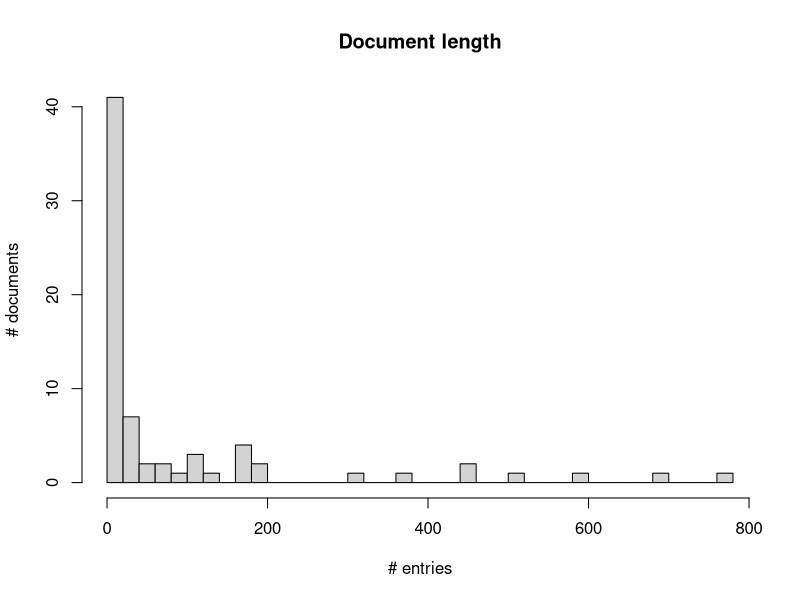
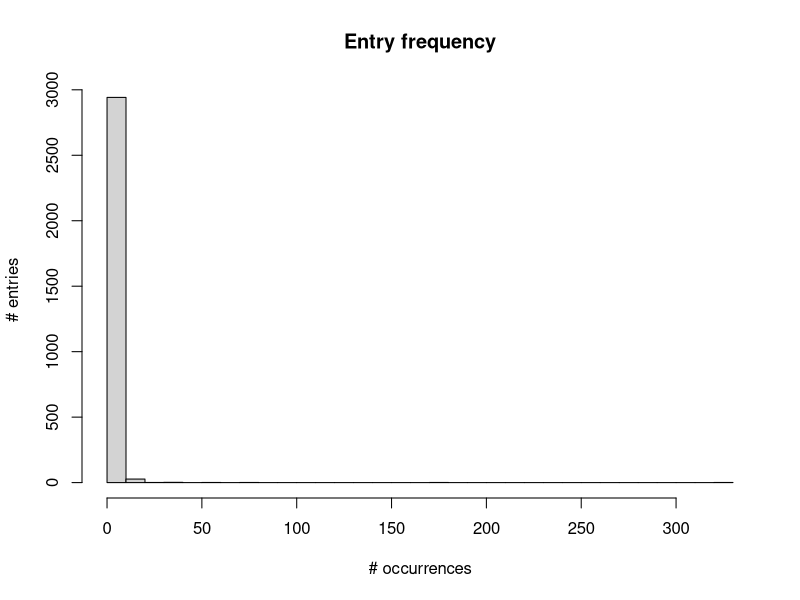
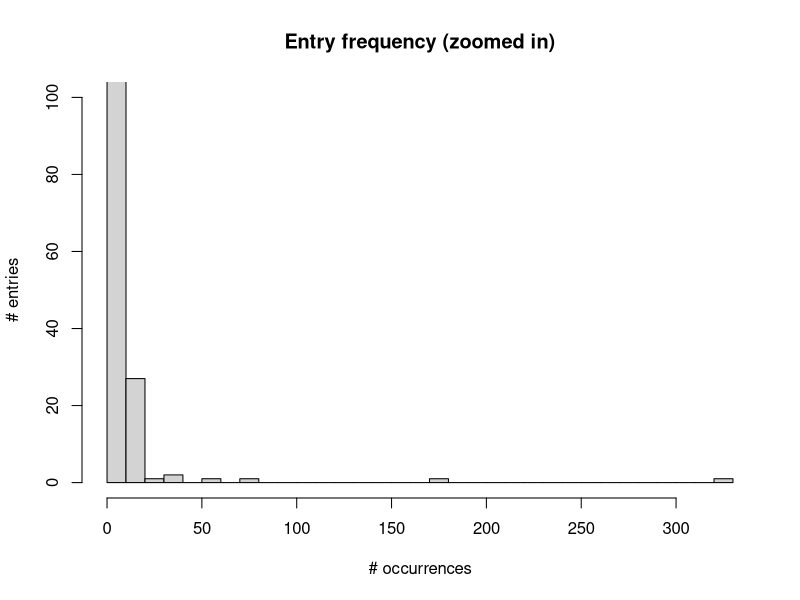
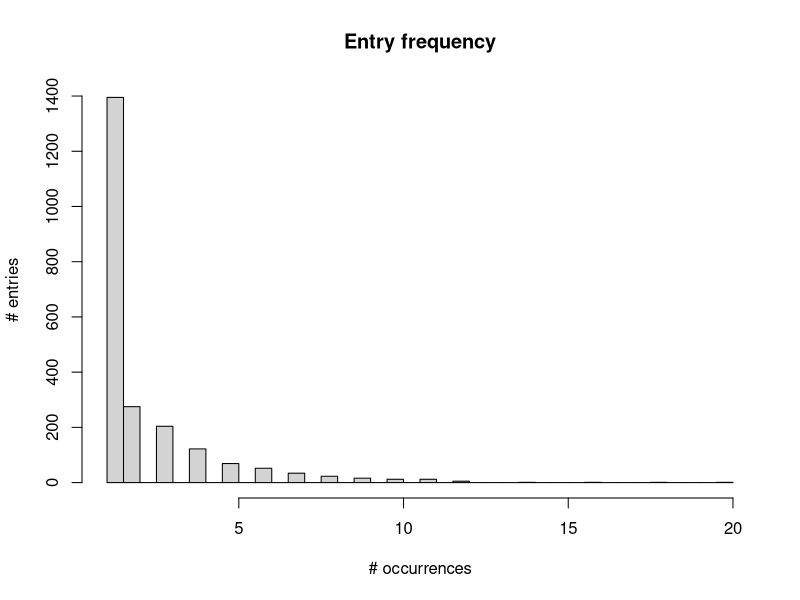
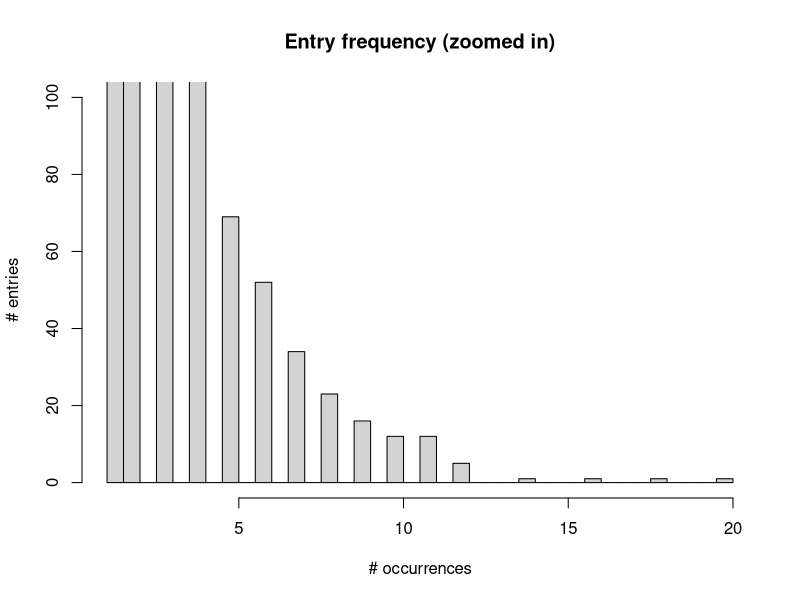
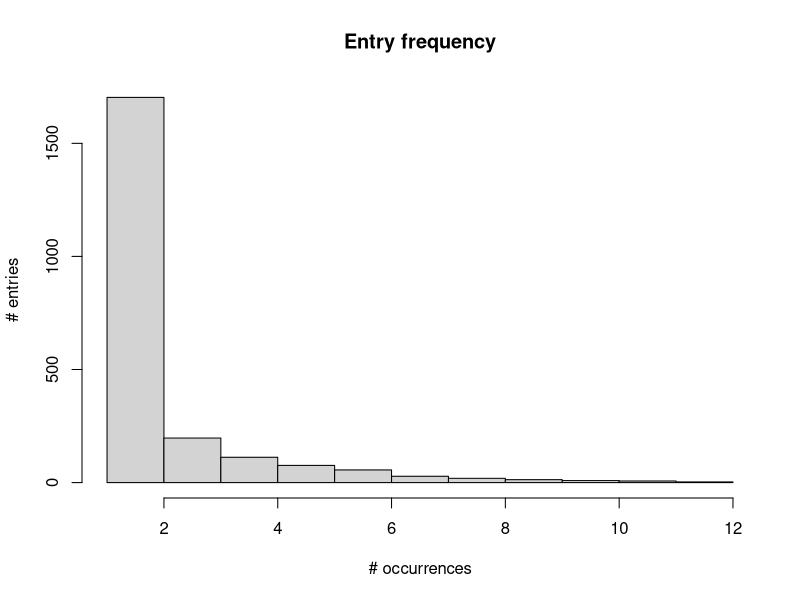

R code for these plots, in order: (Note: this script raises an error after producing the figures.)
## ---- chunk 1
knitr::opts_chunk$set(echo = FALSE)
knitr::opts_knit$set(root.dir = "~/Box Sync/digital-humanities-phylogenetics/")
## ---- chunk 2
# install.packages(c("ggplot2", "ggdendro", "reshape", "scales", "RColorBrewer", "gtools"))

library(ggplot2)
library(ggdendro)
library(reshape)
library(scales)
library(RColorBrewer)
library(gtools)
## ---- chunk 3
dtm_df = read.csv("data/pass/Q39_par_dtm.csv", 
                  stringsAsFactors = F, row.names = 1) 
## ---- chunk 4
head(dtm_df[,1:3])
## ---- chunk 5
cols_to_sum = ncol(dtm_df)
rows_to_sum = nrow(dtm_df)

dim(dtm_df) 
## ---- chunk 6
dtm_df$num_entries = rowSums(dtm_df[1:cols_to_sum])
dtm_df["num_occurrences",] = colSums(dtm_df[1:rows_to_sum,])
dtm_df["num_occurrences","num_entries"] = NA 
## ---- chunk 7
hist(dtm_df$num_entries, breaks = 30, main = "Document length", 
     ylab = "# documents", xlab = "# entries")
## ---- chunk 8
dtm_df = dtm_df[order(dtm_df$num_entries, decreasing = TRUE),]
head(dtm_df["num_entries"])

num_occurrences = unlist(dtm_df["num_occurrences",])
hist(num_occurrences, breaks = 30, main = "Entry frequency", 
     ylab = "# entries", xlab = "# occurrences")
hist(num_occurrences, breaks = 30, ylim = c(0, 100), 
     main = "Entry frequency (zoomed in)", 
     ylab = "# entries", xlab = "# occurrences")
## ---- chunk 9
rare = round(length(which(dtm_df["num_occurrences",] <=2))/cols_to_sum*100,2)
common_entries = colnames(dtm_df[which(dtm_df["num_occurrences",] >=10)])
most_common = max(dtm_df["num_occurrences",], na.rm = TRUE)
most_common_entry = colnames(dtm_df[which(dtm_df["num_occurrences",] == most_common)])
## ---- chunk 10
common_entries[1:15]
## ---- chunk 11
entries_with_na = grep("na.na", colnames(dtm_df))

if(length(entries_with_na) > 0) {
  dtm_df = dtm_df[,-entries_with_na]
  dtm_df$unknown = NULL
}
## ---- chunk 12
# Remove summary column and row
dtm_df$num_entries = NULL
dtm_df = dtm_df[-which(rownames(dtm_df) == "num_occurrences"),]

#recreate summary column and row
cols_to_sum = ncol(dtm_df)
rows_to_sum = nrow(dtm_df)

dtm_df$num_entries = rowSums(dtm_df[1:cols_to_sum])
dtm_df["num_occurrences",] = colSums(dtm_df[1:rows_to_sum,])
dtm_df["num_occurrences","num_entries"] = NA 
## ---- chunk 13
num_occurrences = unlist(dtm_df["num_occurrences",])
hist(num_occurrences, breaks = 30, main = "Entry frequency", 
     ylab = "# entries", xlab = "# occurrences")
hist(num_occurrences, breaks = 30, ylim = c(0, 100), 
     main = "Entry frequency (zoomed in)", 
     ylab = "# entries", xlab = "# occurrences")

rare = round(length(which(dtm_df["num_occurrences",] <=2))/cols_to_sum*100,2)
common_entries = colnames(dtm_df[which(dtm_df["num_occurrences",] >=10)])
most_common = max(dtm_df["num_occurrences",], na.rm = TRUE)
most_common_entry = colnames(dtm_df[which(dtm_df["num_occurrences",] == most_common)])
## ---- chunk 14
common_entries[1:15]
## ---- chunk 15
# Convert to binary presence/absence information
dtm_df = as.matrix((dtm_df > 0) + 0)

dtm_df = dtm_df[,order(colSums(dtm_df), decreasing = TRUE)]
dtm_df = as.data.frame(dtm_df)
## ---- chunk 16
dtm_df$num_entries = rowSums(dtm_df[1:cols_to_sum])
dtm_df["num_occurrences",] = colSums(dtm_df[1:rows_to_sum,])
dtm_df["num_occurrences","num_entries"] = NA 

num_occurrences = unlist(dtm_df["num_occurrences",])
most_frequent = max(num_occurrences, na.rm = TRUE)
most_frequent_entry = colnames(dtm_df[which(dtm_df["num_occurrences",] == most_frequent)])
## ---- chunk 17
# table(num_occurrences, useNA = "ifany")

num_occurrences = unlist(dtm_df["num_occurrences",])
hist(num_occurrences, breaks = max(num_occurrences, na.rm = TRUE), main = "Entry frequency", 
     ylab = "# entries", xlab = "# occurrences")
## ---- chunk 18
colnames(dtm_df)[which(dtm_df["num_occurrences",] >=10)]
## ---- chunk 19
# Keep all entries which appear in one of the outlier texts.
outlier_docs = c("Q000001", "P250736", "num_occurrences")
outlier_doc_data = dtm_df[outlier_docs,]
keep1 = which(outlier_doc_data["num_occurrences",] == 1)

# Also keep entries which appear in more than one document in the corpus.
keep2 = which(dtm_df["num_occurrences",] > 1)

all_keep = unique(c(keep1, keep2))

dtm_df = dtm_df[,all_keep]

dim(dtm_df)
## ---- chunk 20
# add back in num_entries column
dtm_df$num_entries = rowSums(dtm_df[1:cols_to_sum])

dtm_df = dtm_df[which(dtm_df$num_entries >= 10),]

#add document names as row names
#dtm_df$document = rownames(dtm_df)

# remove num_occurances row
dtm_df = dtm_df[-which(rownames(dtm_df) == "num_occurrences"),]

# remove num_entries column
dtm_df$num_entries = NULL

dim(dtm_df)
## ---- chunk 21
write.csv(dtm_df, "data/dtm_data/dtm_df_clean.csv", quote = FALSE)
